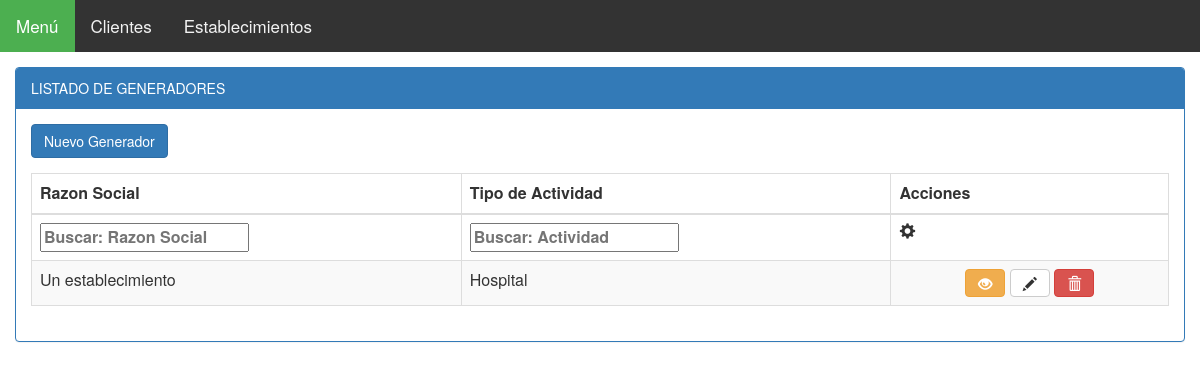
The page /generadores/listado_generadores/ on the database as committed earlier.
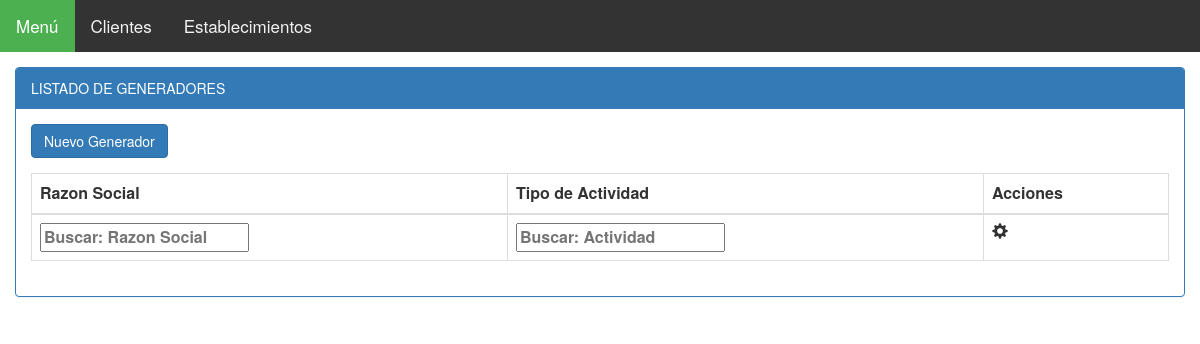
The same page on the database as committed later.
### modulo_I/models.py (models this page shows, shortened)
class EstablecimientoGenerador(models.Model):
    nro_inscripcion = models.BigIntegerField(primary_key=True) # N° inscripcion registro de generadores provincia del chubut
    razon_social = models.CharField(max_length=50)
    tipo_actividad = MultiSelectField(choices=Actividades)
    '''
    Domicilio = models.ForeignKey('Domicilio', on_delete=models.CASCADE)
    telefono = models.CharField(max_length=50)
    email = models.EmailField(max_length=50, blank=True)
    director_responsable = models.ForeignKey('Cliente', related_name='director_responsable')
    responsable_residuos = models.ForeignKey('Persona', related_name='responsable_residuos')
    responsable_suplente = models.ForeignKey('Persona', related_name='responsable_suplente')
    responsable_tecnico = models.ForeignKey('Persona', related_name='responsable_tecnico')
    nro_inscripcion = models.BigIntegerField(primary_key=True) # N° inscripcion registro de generadores provincia del chubut
    ambito_dependencia = models.ForeignKey('Ambito_Dependencia')
    #tipo_actividad = models.CharField(max_length=50, choices=Actividades)
    caract_generales = models.ForeignKey('Caracteristicas_Generales')
    residuo = models.ForeignKey('Residuo_Generador')
    observaciones_comentarios = models.CharField(max_length=200)
    titular = models.ForeignKey('Persona', related_name='titular')
    fecha = models.DateField(default=now)
    fecha_vinculo = models.DateField() #fecha deL Vinculo que se confeccionó el formulario
    '''

### modulo_I/views.py (the view)
def listado_generadores(request):
    listado_generadores = EstablecimientoGenerador.objects.all()
    return render(request, 'establecimiento/generador_listado.html', {'listado_generadores': listado_generadores})

### modulo_I/templates/establecimiento/generador_listado.html (shortened to what this page needs)
{% extends "base/base_listado.html" %}
{% load staticfiles %}
{% load staticfiles bootstrap3 %}
{% block panel-heading %}
  LISTADO DE GENERADORES
{% endblock %}
{% block btn-alta %}
  <a href="{% url 'generadores:alta_generadores' %}" class="btn btn-primary">Nuevo Generador</a>
{% endblock %}
{% block thead-tabla %}
  <thead>
  <tr>
      <th>Razon Social</th>
      <th>Tipo de Actividad</th>
      <th>Acciones</th>
  </tr>
  </thead>
{% endblock %}
{% block tfoot-tabla %}
  <tfoot >
     <tr>
       <th>Razon Social</th>
       <th>Actividad</th>
       <th><em class="glyphicon glyphicon-cog"></em></th>
    </tr>
  </tfoot>
{% endblock %}
{% block tbody-tabla %}
  <tbody>
  {% for generador in listado_generadores %}
      <tr>
          <td>{{ generador.razon_social }}</td>
          <td>{{ generador.tipo_actividad }}</td>
          <td align="center">
             <a class="btn btn-warning" data-toggle="tooltip" title="Detalles" href="{% url 'generadores:detalle_generadores' nro_inscripcion=generador.nro_inscripcion%}"><em class="glyphicon glyphicon-eye-open"></em></a>
             <a class="btn btn-default" data-toggle="tooltip" title="Modificar" href="{% url 'generadores:modificar_generadores' nro_inscripcion=generador.nro_inscripcion%}"><em class="glyphicon glyphicon-pencil"></em></a>
             <a id="generador_id"class="btn btn-danger btn-baja"  data-generadornro="{{generador.nro_inscripcion}}" data-generadornombre="{{generador.razon_social}}" data-toggle="modal" data-target="#modal_baja" title="Eliminar"><em class="glyphicon glyphicon-trash"></em></a>
          </td>
      </tr>
  {% endfor %}
  </tbody>
{% endblock %}

Rows that differ between the two databases and show on the page:
removed EstablecimientoGenerador: razon_social "Un establecimiento", tipo_actividad "Hospital"
